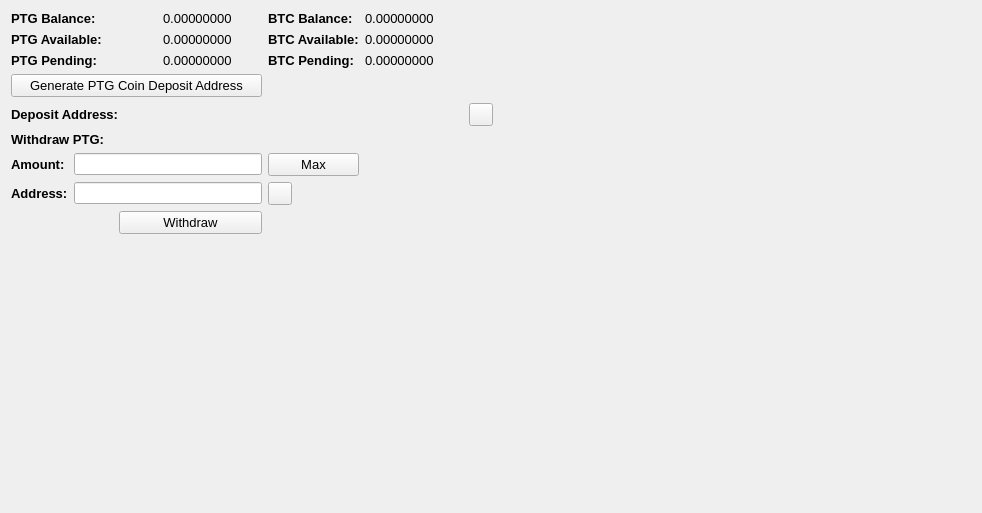
     <widget class="QWidget" name="BalanceTab">
      <attribute name="title">
       <string>Balance</string>
      </attribute>
      <layout class="QGridLayout" name="gridLayout_2">
       <item row="0" column="0" colspan="2">
        <widget class="QLabel" name="label_11">
         <property name="font">
          <font>
           <pointsize>10</pointsize>
           <weight>75</weight>
           <bold>true</bold>
          </font>
         </property>
         <property name="text">
          <string>PTG Balance:</string>
         </property>
        </widget>
       </item>
       <item row="0" column="3">
        <widget class="QLabel" name="PTGBalanceLabel">
         <property name="font">
          <font>
           <pointsize>10</pointsize>
          </font>
         </property>
         <property name="text">
          <string>0.00000000</string>
         </property>
         <property name="textInteractionFlags">
          <set>Qt::LinksAccessibleByMouse|Qt::TextSelectableByMouse</set>
         </property>
        </widget>
       </item>
       <item row="0" column="4">
        <widget class="QLabel" name="label_12">
         <property name="font">
          <font>
           <pointsize>10</pointsize>
           <weight>75</weight>
           <bold>true</bold>
          </font>
         </property>
         <property name="text">
          <string>BTC Balance:</string>
         </property>
        </widget>
       </item>
       <item row="0" column="5">
        <widget class="QLabel" name="BitcoinBalanceLabel">
         <property name="font">
          <font>
           <pointsize>10</pointsize>
          </font>
         </property>
         <property name="text">
          <string>0.00000000</string>
         </property>
         <property name="textInteractionFlags">
          <set>Qt::LinksAccessibleByMouse|Qt::TextSelectableByMouse</set>
         </property>
        </widget>
       </item>
       <item row="0" column="7" rowspan="10">
        <spacer name="horizontalSpacer_4">
         <property name="orientation">
          <enum>Qt::Horizontal</enum>
         </property>
         <property name="sizeHint" stdset="0">
          <size>
           <width>478</width>
           <height>488</height>
          </size>
         </property>
        </spacer>
       </item>
       <item row="1" column="0" colspan="2">
        <widget class="QLabel" name="label_13">
         <property name="font">
          <font>
           <pointsize>10</pointsize>
           <weight>75</weight>
           <bold>true</bold>
          </font>
         </property>
         <property name="text">
          <string>PTG Available:</string>
         </property>
        </widget>
       </item>
       <item row="1" column="3">
        <widget class="QLabel" name="PTGAvailableLabel_2">
         <property name="font">
          <font>
           <pointsize>10</pointsize>
          </font>
         </property>
         <property name="text">
          <string>0.00000000</string>
         </property>
         <property name="textInteractionFlags">
          <set>Qt::LinksAccessibleByMouse|Qt::TextSelectableByMouse</set>
         </property>
        </widget>
       </item>
       <item row="1" column="4">
        <widget class="QLabel" name="label_15">
         <property name="font">
          <font>
           <pointsize>10</pointsize>
           <weight>75</weight>
           <bold>true</bold>
          </font>
         </property>
         <property name="text">
          <string>BTC Available:</string>
         </property>
        </widget>
       </item>
       <item row="1" column="5">
        <widget class="QLabel" name="BitcoinAvailableLabel">
         <property name="font">
          <font>
           <pointsize>10</pointsize>
          </font>
         </property>
         <property name="text">
          <string>0.00000000</string>
         </property>
         <property name="textInteractionFlags">
          <set>Qt::LinksAccessibleByMouse|Qt::TextSelectableByMouse</set>
         </property>
        </widget>
       </item>
       <item row="2" column="0" colspan="2">
        <widget class="QLabel" name="label_14">
         <property name="font">
          <font>
           <pointsize>10</pointsize>
           <weight>75</weight>
           <bold>true</bold>
          </font>
         </property>
         <property name="text">
          <string>PTG Pending:</string>
         </property>
        </widget>
       </item>
       <item row="2" column="3">
        <widget class="QLabel" name="PTGPendingLabel">
         <property name="font">
          <font>
           <pointsize>10</pointsize>
          </font>
         </property>
         <property name="text">
          <string>0.00000000</string>
         </property>
         <property name="textInteractionFlags">
          <set>Qt::LinksAccessibleByMouse|Qt::TextSelectableByMouse</set>
         </property>
        </widget>
       </item>
       <item row="2" column="4">
        <widget class="QLabel" name="label_31">
         <property name="font">
          <font>
           <pointsize>10</pointsize>
           <weight>75</weight>
           <bold>true</bold>
          </font>
         </property>
         <property name="text">
          <string>BTC Pending:</string>
         </property>
        </widget>
       </item>
       <item row="2" column="5">
        <widget class="QLabel" name="BitcoinPendingLabel">
         <property name="font">
          <font>
           <pointsize>10</pointsize>
          </font>
         </property>
         <property name="text">
          <string>0.00000000</string>
         </property>
         <property name="textInteractionFlags">
          <set>Qt::LinksAccessibleByMouse|Qt::TextSelectableByMouse</set>
         </property>
        </widget>
       </item>
       <item row="3" column="0" colspan="4">
        <widget class="QPushButton" name="GenDepositBTN">
         <property name="font">
          <font>
           <pointsize>10</pointsize>
          </font>
         </property>
         <property name="text">
          <string>Generate PTG Coin Deposit Address</string>
         </property>
        </widget>
       </item>
       <item row="4" column="0" colspan="3">
        <widget class="QLabel" name="label_33">
         <property name="font">
          <font>
           <pointsize>10</pointsize>
           <weight>75</weight>
           <bold>true</bold>
          </font>
         </property>
         <property name="text">
          <string>Deposit Address:</string>
         </property>
        </widget>
       </item>
       <item row="4" column="3" colspan="3">
        <widget class="QLabel" name="DepositAddressLabel">
         <property name="minimumSize">
          <size>
           <width>300</width>
           <height>0</height>
          </size>
         </property>
         <property name="palette">
          <palette>
           <active>
            <colorrole role="WindowText">
             <brush brushstyle="SolidPattern">
              <color alpha="255">
               <red>0</red>
               <green>0</green>
               <blue>0</blue>
              </color>
             </brush>
            </colorrole>
            <colorrole role="Text">
             <brush brushstyle="SolidPattern">
              <color alpha="255">
               <red>0</red>
               <green>0</green>
               <blue>255</blue>
              </color>
             </brush>
            </colorrole>
           </active>
           <inactive>
            <colorrole role="WindowText">
             <brush brushstyle="SolidPattern">
              <color alpha="255">
               <red>0</red>
               <green>0</green>
               <blue>0</blue>
              </color>
             </brush>
            </colorrole>
            <colorrole role="Text">
             <brush brushstyle="SolidPattern">
              <color alpha="255">
               <red>0</red>
               <green>0</green>
               <blue>255</blue>
              </color>
             </brush>
            </colorrole>
           </inactive>
           <disabled>
            <colorrole role="WindowText">
             <brush brushstyle="SolidPattern">
              <color alpha="255">
               <red>120</red>
               <green>120</green>
               <blue>120</blue>
              </color>
             </brush>
            </colorrole>
            <colorrole role="Text">
             <brush brushstyle="SolidPattern">
              <color alpha="255">
               <red>120</red>
               <green>120</green>
               <blue>120</blue>
              </color>
             </brush>
            </colorrole>
           </disabled>
          </palette>
         </property>
         <property name="font">
          <font>
           <pointsize>10</pointsize>
           <weight>75</weight>
           <bold>true</bold>
          </font>
         </property>
         <property name="text">
          <string/>
         </property>
         <property name="alignment">
          <set>Qt::AlignRight|Qt::AlignTrailing|Qt::AlignVCenter</set>
         </property>
         <property name="textInteractionFlags">
          <set>Qt::LinksAccessibleByMouse|Qt::TextSelectableByKeyboard|Qt::TextSelectableByMouse</set>
         </property>
        </widget>
       </item>
       <item row="4" column="6">
        <widget class="QToolButton" name="DepositCopyButton">
         <property name="toolTip">
          <string>Copy to clipboard</string>
         </property>
         <property name="text">
          <string/>
         </property>
         <property name="icon">
          <iconset resource="../bitcoin.qrc">
           <normaloff>:/icons/editcopy</normaloff>:/icons/editcopy</iconset>
         </property>
         <property name="shortcut">
          <string>Alt+P</string>
         </property>
        </widget>
       </item>
       <item row="5" column="0" colspan="2">
        <widget class="QLabel" name="label_34">
         <property name="font">
          <font>
           <pointsize>10</pointsize>
           <weight>75</weight>
           <bold>true</bold>
          </font>
         </property>
         <property name="text">
          <string>Withdraw PTG:</string>
         </property>
        </widget>
       </item>
       <item row="6" column="0">
        <widget class="QLabel" name="label_26">
         <property name="font">
          <font>
           <pointsize>10</pointsize>
           <weight>75</weight>
           <bold>true</bold>
          </font>
         </property>
         <property name="text">
          <string>Amount:</string>
         </property>
        </widget>
       </item>
       <item row="6" column="1" colspan="3">
        <widget class="QLineEdit" name="WithdrawUnitsInput">
         <property name="font">
          <font>
           <pointsize>9</pointsize>
           <weight>75</weight>
           <bold>true</bold>
          </font>
         </property>
         <property name="text">
          <string/>
         </property>
        </widget>
       </item>
       <item row="6" column="4">
        <widget class="QPushButton" name="Withdraw_Max_Amount">
         <property name="font">
          <font>
           <pointsize>10</pointsize>
          </font>
         </property>
         <property name="text">
          <string>Max</string>
         </property>
        </widget>
       </item>
       <item row="7" column="0">
        <widget class="QLabel" name="label_10">
         <property name="font">
          <font>
           <pointsize>10</pointsize>
           <weight>75</weight>
           <bold>true</bold>
          </font>
         </property>
         <property name="text">
          <string>Address:</string>
         </property>
        </widget>
       </item>
       <item row="7" column="1" colspan="3">
        <widget class="QLineEdit" name="WithdrawAddress">
         <property name="font">
          <font>
           <pointsize>9</pointsize>
           <weight>75</weight>
           <bold>true</bold>
          </font>
         </property>
        </widget>
       </item>
       <item row="7" column="4">
        <widget class="QToolButton" name="WithdrawPasteButton">
         <property name="toolTip">
          <string>Paste from clipboard</string>
         </property>
         <property name="text">
          <string/>
         </property>
         <property name="icon">
          <iconset resource="../bitcoin.qrc">
           <normaloff>:/icons/editpaste</normaloff>:/icons/editpaste</iconset>
         </property>
         <property name="shortcut">
          <string>Alt+P</string>
         </property>
        </widget>
       </item>
       <item row="8" column="2" colspan="2">
        <widget class="QPushButton" name="WithdrawUnitsBtn">
         <property name="font">
          <font>
           <pointsize>10</pointsize>
          </font>
         </property>
         <property name="text">
          <string>Withdraw</string>
         </property>
        </widget>
       </item>
       <item row="9" column="0" colspan="6">
        <spacer name="verticalSpacer">
         <property name="orientation">
          <enum>Qt::Vertical</enum>
         </property>
         <property name="sizeHint" stdset="0">
          <size>
           <width>428</width>
           <height>262</height>
          </size>
         </property>
        </spacer>
       </item>
      </layout>
      <zorder>label_31</zorder>
      <zorder>label_15</zorder>
      <zorder>label_12</zorder>
      <zorder>label_14</zorder>
      <zorder>label_13</zorder>
      <zorder>label_11</zorder>
      <zorder>BitcoinBalanceLabel</zorder>
      <zorder>PTGBalanceLabel</zorder>
      <zorder>PTGAvailableLabel_2</zorder>
      <zorder>PTGPendingLabel</zorder>
      <zorder>BitcoinAvailableLabel</zorder>
      <zorder>BitcoinPendingLabel</zorder>
      <zorder>label_33</zorder>
      <zorder>GenDepositBTN</zorder>
      <zorder>DepositAddressLabel</zorder>
      <zorder>Withdraw_Max_Amount</zorder>
      <zorder>label_34</zorder>
      <zorder>WithdrawUnitsInput</zorder>
      <zorder>label_10</zorder>
      <zorder>label_26</zorder>
      <zorder>WithdrawAddress</zorder>
      <zorder>WithdrawUnitsBtn</zorder>
      <zorder>horizontalSpacer_4</zorder>
      <zorder>verticalSpacer</zorder>
      <zorder>WithdrawPasteButton</zorder>
      <zorder>DepositCopyButton</zorder>
     </widget>
